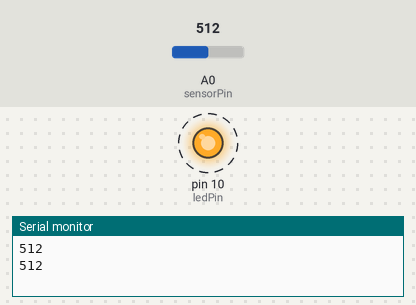
A sketch run on a simulated Arduino Uno, built with avr-gcc and run on an emulated ATmega328P. Shown: output pins drawn as LEDs (lit = HIGH), the last lines printed to the serial monitor. Dashed ring = blinking. The test bench sets the inputs (shaded band); at power-on: A0 (sensorPin) = 512.

Above: at 1.9 s.
2.0 s: A0 (sensorPin) set to 165
6.2 s: A0 (sensorPin) set to 144
At 7.3 s:
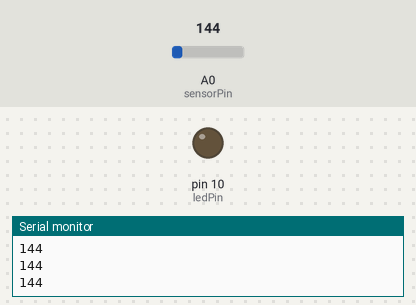
8.0 s: A0 (sensorPin) set to 160
At 8.6 s:
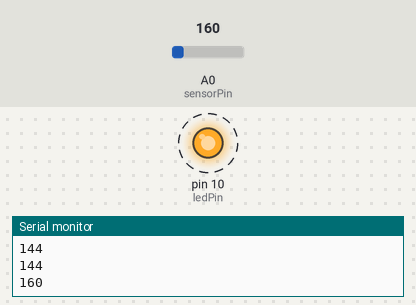
12.2 s: A0 (sensorPin) set to 140
At 13.1 s:
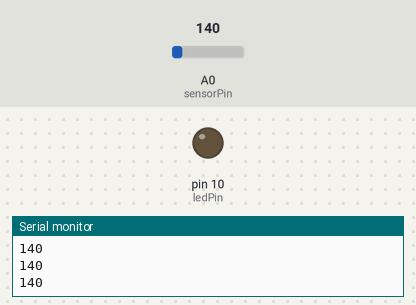
Timing chart, 0 to 14.8 s (numbered marks = the images above; inputs shaded):
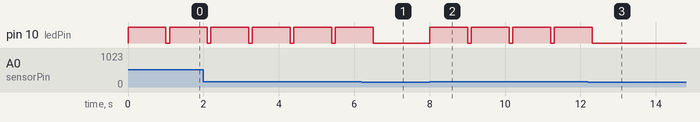

Measured:
- the behaviour switches between 151 and 150 on A0 (sensorPin) (found by bisection; images 0 and 1)
- after the input at 6.2 s, pin 10 (ledPin): goes on until 6.5 s, then stays LOW
- after the input at 8.0 s, pin 10 (ledPin): alternates HIGH for 1.0 s and LOW for 0.10 s, starting at once
- after the input at 12.2 s, pin 10 (ledPin): goes on until 12.3 s, then stays LOW
- by itself, pin 10 (ledPin): alternates HIGH for 1.0 s and LOW for 0.10 s

The sketch:

sound_sensor_arduino.ino
```cpp
// KY-037 Sensor and LED Control with Auto Turn-Off

const int sensorPin = A0;   // KY-037 sensor analog pin
const int ledPin = 10;      // LED pin
const int threshold = 150;  // Threshold value for LED activation
const int autoOffDelay = 1000;  // Delay for auto turn-off in milliseconds

void setup() {
  pinMode(ledPin, OUTPUT);  // Set LED pin as output
  Serial.begin(9600);       // Initialize serial communication
}

void loop() {
  int sensorValue = analogRead(sensorPin);  // Read sensor value
  Serial.println(sensorValue);               // Print sensor value (optional)

  if (sensorValue > threshold) {
    digitalWrite(ledPin, HIGH);  // Turn on LED if sensor value is above the threshold
    delay(autoOffDelay);          // Wait for auto-off delay
    digitalWrite(ledPin, LOW);   // Turn off LED
  }

  delay(100);  // Delay for stability (adjust as needed)
}
```
